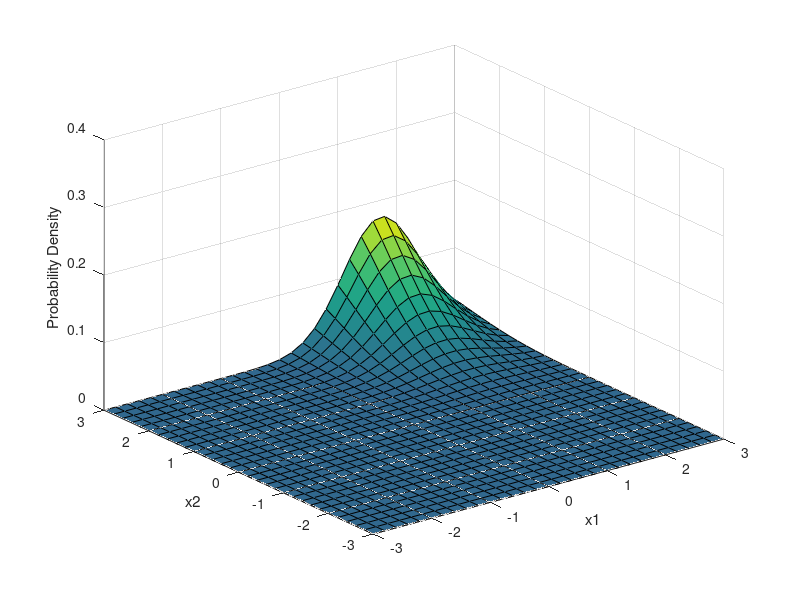

Source code (MATLAB):
clc;
clear all;

mu = [1.72 3.77];
sigma = [0.4027 -0.0069; -0.0069 1.283];
% x1 =[1;2;2;3;1.5;2;1;1;2]
% x2=[2;3;4;4;5;5;5;4;2]
 x1 = -3:0.2:3;
 x2 = -3:0.2:3;
[X1,X2] = meshgrid(x1,x2);
X = [X1(:) X2(:)];

y = mvnpdf(X,mu,sigma);
y = reshape(y,length(x2),length(x1));

surf(x1,x2,y)
caxis([min(y(:))-0.5*range(y(:)),max(y(:))])
axis([-3 3 -3 3 0 0.4])
xlabel('x1')
ylabel('x2')
zlabel('Probability Density')